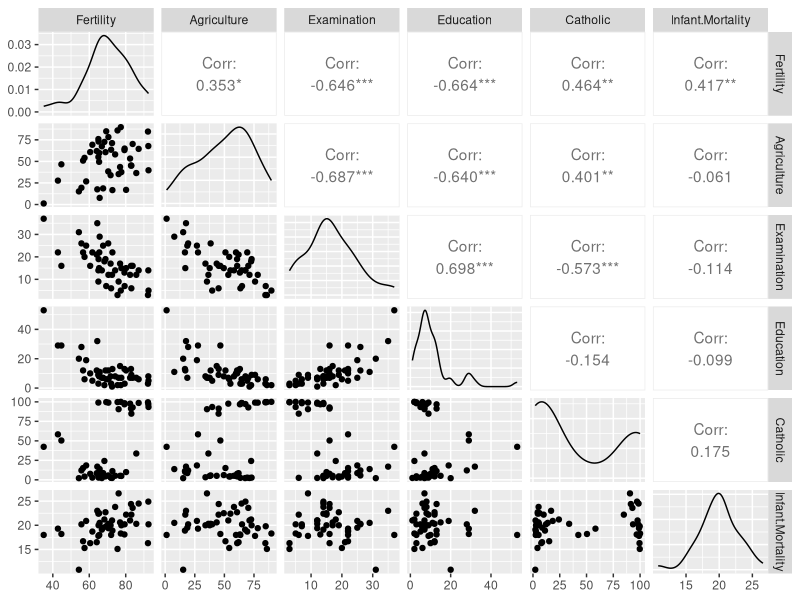
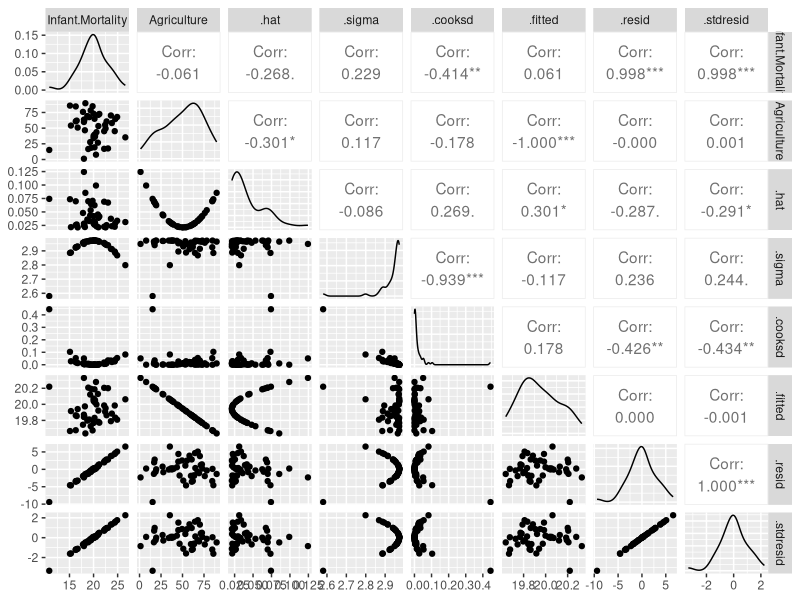
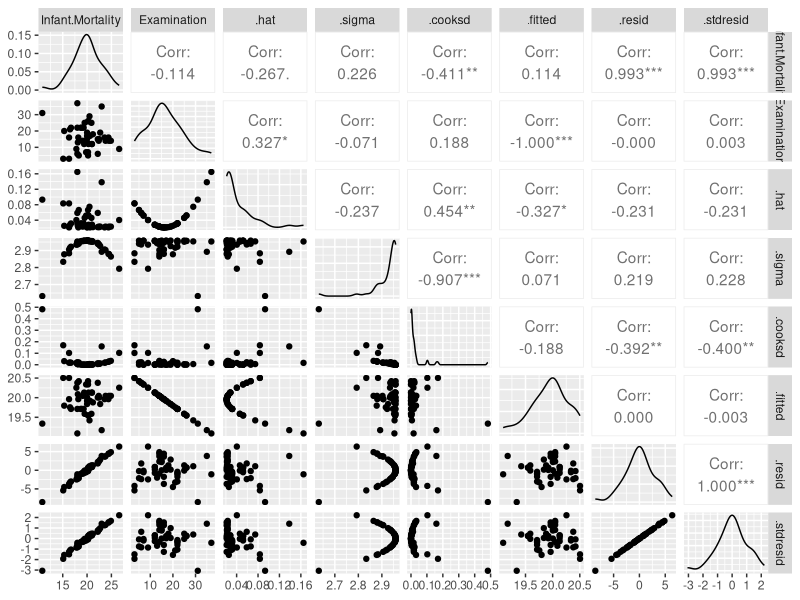

The R source for these figures, in order:
library("lmtest")
library("GGally")

data = swiss
help(swiss)

data
summary(data)
ggpairs(data)

mean(swiss$Agriculture)
var(swiss$Agriculture)
sd(swiss$Agriculture)
mean(swiss$Examination)
var(swiss$Examination)
sd(swiss$Examination)

model1 <- lm(Infant.Mortality~Agriculture, data = swiss)
ggpairs(model1)
model2 <- lm(Infant.Mortality~Examination, data = swiss)
ggpairs(model2)

summary(model1)$r.squared
summary(model2)$r.squared

summary(model1)$coefficients
summary(model2)$coefficients